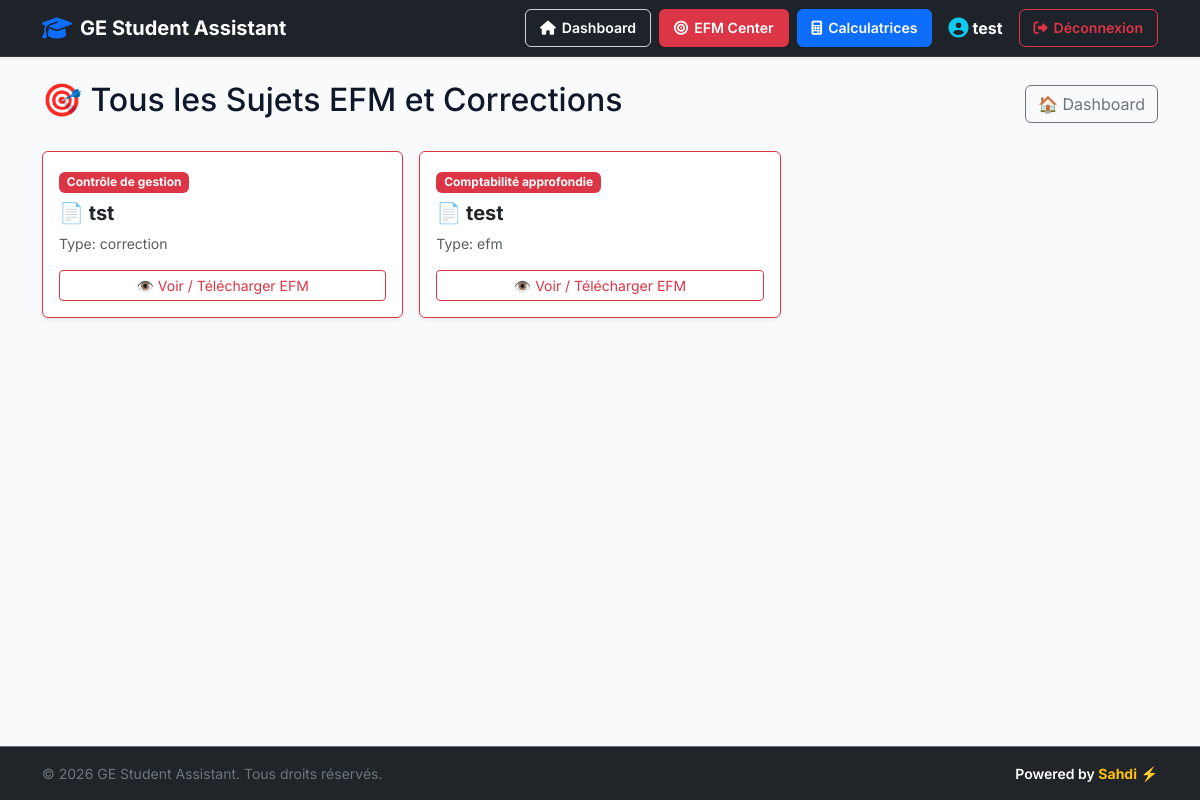
/all-efms (signed in), run on an earlier commit of the app's database.
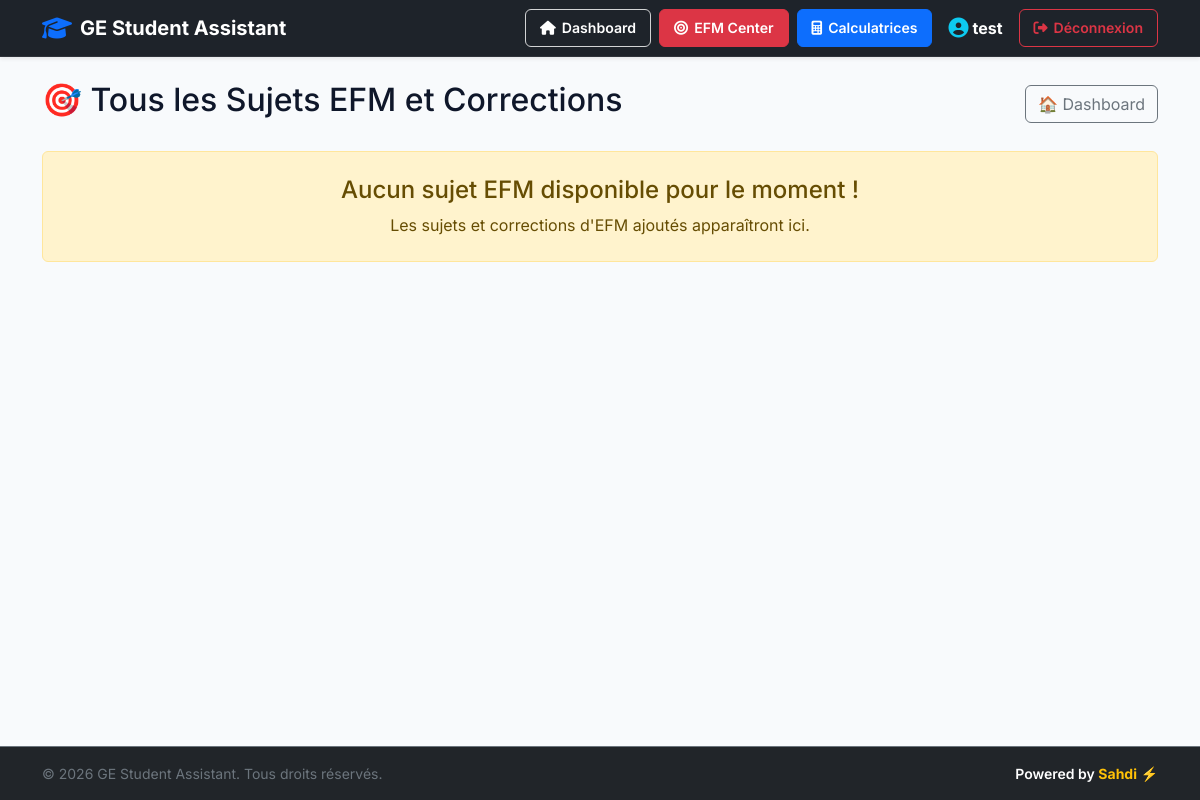
And on a later commit of the database.
### tables this page shows
CREATE TABLE users (
            id INTEGER PRIMARY KEY AUTOINCREMENT,
            username TEXT UNIQUE NOT NULL,
            email TEXT UNIQUE NOT NULL,
            password TEXT NOT NULL,
            is_active INTEGER DEFAULT 1,
            created_at TIMESTAMP DEFAULT CURRENT_TIMESTAMP
        , role TEXT DEFAULT 'student', status TEXT DEFAULT 'Actif');

CREATE TABLE efm_files (
            id INTEGER PRIMARY KEY AUTOINCREMENT,
            module_id INTEGER NOT NULL,
            title TEXT NOT NULL,
            year TEXT NOT NULL,
            file_type TEXT NOT NULL, -- 'efm' ou 'correction'
            filename TEXT NOT NULL,
            created_at TIMESTAMP DEFAULT CURRENT_TIMESTAMP,
            FOREIGN KEY (module_id) REFERENCES modules(id)
        );

CREATE TABLE modules (
            id INTEGER PRIMARY KEY AUTOINCREMENT,
            name TEXT NOT NULL,
            type TEXT NOT NULL,
            icon TEXT
        );

### app.py (the view)
@app.route("/all-efms")
def all_efms():
    if not g.user:
        return redirect("/login")
    conn = get_db()
    efm_files = conn.execute("""
        SELECT efm_files.*, modules.name as module_name
        FROM efm_files
        LEFT JOIN modules ON efm_files.module_id = modules.id
        ORDER BY efm_files.id DESC
    """).fetchall()
    conn.close()
    return render_template("all_efms.html", efm_files=efm_files)

### app.py (called while the page is built)
def get_db():
    conn = sqlite3.connect("database.db")
    conn.row_factory = sqlite3.Row
    return conn

@app.before_request
def load_logged_in_user():
    user_id = session.get("user_id")
    if user_id is None:
        g.user = None
    else:
        conn = get_db()
        g.user = conn.execute("SELECT * FROM users WHERE id = ?", (user_id,)).fetchone()
        conn.close()

### templates/all_efms.html (shortened to what this page needs)
{% extends "base.html" %}
{% block content %}
<div class="d-flex justify-content-between align-items-center mb-4">
    <h2>🎯 Tous les Sujets EFM et Corrections</h2>
    <a href="/" class="btn btn-outline-secondary">🏠 Dashboard</a>
</div>
{% if efm_files %}
    <div class="row g-3">
        {% for efm in efm_files %}
        <div class="col-md-6 col-lg-4">
            <div class="card shadow-sm h-100 border-danger">
                <div class="card-body d-flex flex-column justify-content-between">
                    <div>
                        <span class="badge bg-danger mb-2">
                            {{ efm['module_name'] if efm['module_name'] else 'EFM General' }}
                        </span>
                        <h5 class="card-title fw-bold text-dark">📄 {{ efm['title'] }}</h5>
                        <p class="card-text text-muted small">
                            Type: {{ efm['file_type'] if efm['file_type'] else 'Sujet / Correction' }}
                        </p>
                    </div>
                    <div class="mt-3">
                        <a href="/uploads/{{ efm['filename'] }}" target="_blank" class="btn btn-sm btn-outline-danger w-100">
                            👁️ Voir / Télécharger EFM
                        </a>
                    </div>
                </div>
            </div>
        </div>
        {% endfor %}
    </div>
{% else %}
    <div class="alert alert-warning text-center py-4">
        <h4>Aucun sujet EFM disponible pour le moment !</h4>
        <p class="mb-0">Les sujets et corrections d'EFM ajoutés apparaîtront ici.</p>
    </div>
{% endif %}
{% endblock %}

### templates/base.html (shortened to what this page needs)
<!DOCTYPE html>
<html lang="fr">
<head>
    <link href="https://cdn.jsdelivr.net/npm/bootstrap@5.3.0/dist/css/bootstrap.min.css" rel="stylesheet">
    <link rel="stylesheet" href="https://cdnjs.cloudflare.com/ajax/libs/font-awesome/6.5.1/css/all.min.css">
</head>
<body class="d-flex flex-column min-vh-100">
    {% block navbar %}
    <nav class="navbar navbar-expand-lg navbar-dark custom-navbar shadow-sm sticky-top">
        <div class="container">
            <a class="navbar-brand fw-bold d-flex align-items-center gap-2" href="/">
                <i class="fa-solid fa-graduation-cap text-primary fs-4"></i> GE Student Assistant
            </a>
            <div class="collapse navbar-collapse" id="navbarContent">
                <div class="ms-auto d-flex flex-column flex-lg-row align-items-lg-center gap-2 navbar-nav-container">
                    {% set current_user = g.user if g and g.user else session.get('user') %}
                    {% if current_user or session.get('username') %}
                        {% set username = current_user['username'] if current_user and current_user['username'] else session.get('username', 'Yassine') %}
                        {% set role = current_user['role'] if current_user and current_user['role'] else session.get('role', '') %}
                        <a href="/" class="nav-btn btn-nav-dashboard {% if request.path == '/' or request.path == '/dashboard' %}active{% endif %}">
                            <i class="fa-solid fa-house"></i> Dashboard
                        </a>
                        <a href="/efm-center" class="nav-btn btn-nav-efm {% if request.path == '/efm-center' or request.path == '/efm' or '/efm/' in request.path %}active{% endif %}">
                            <i class="fa-solid fa-bullseye"></i> EFM Center
                        </a>
                        <a href="/calculatrices" class="nav-btn btn-nav-calc {% if request.path == '/calculatrices' or request.path == '/calculators' or '/calcul' in request.path %}active{% endif %}">
                            <i class="fa-solid fa-calculator"></i> Calculatrices
                        </a>
                        <div class="d-flex align-items-center justify-content-center gap-1 text-white px-2 py-1 user-badge-mobile">
                            <i class="fa-solid fa-circle-user text-info fs-5"></i>
                            <strong>{{ username }}</strong>
                        </div>
                        <a href="/logout" class="nav-btn btn-nav-logout">
                            <i class="fa-solid fa-right-from-bracket"></i> Déconnexion
                        </a>
                    {% endif %}
                </div>
            </div>
        </div>
    </nav>
    {% endblock %}
    <main class="container py-4 flex-grow-1">
        {% block content %}
        {% endblock %}
    </main>
    <footer class="bg-dark text-white text-center py-3 border-top border-secondary mt-auto">
        <div class="container d-flex flex-column flex-md-row justify-content-between align-items-center gap-2">
            <small class="text-secondary">
                © 2026 GE Student Assistant. Tous droits réservés.
            </small>
            <small class="fw-semibold">
                Powered by <span class="text-warning fw-bold">Sahdi</span> ⚡
            </small>
        </div>
    </footer>
</body>
</html>

### templates/base.html (style rules this page uses)
:root { --bg-main: #f8fafc; --card-bg: #ffffff; --text-primary: #0f172a; --accent-blue: #2563eb; --accent-orange: #f97316; --border-color: #e2e8f0; --shadow-hover: 0 10px 15px -3px rgba(37, 99, 235, 0.12), 0 4px 6px -4px rgba(37, 99, 235, 0.08); }
body { font-family: 'Inter', 'Cairo', sans-serif; background-color: var(--bg-main); color: var(--text-primary); }
.custom-navbar { background-color: #1e232a !important; border-bottom: 1px solid rgba(255, 255, 255, 0.08); }
.nav-btn { border-radius: 6px; font-weight: 600; font-size: 0.88rem; padding: 7px 14px; display: inline-flex; align-items: center; justify-content: center; gap: 6px; transition: all 0.2s cubic-bezier(0.4, 0, 0.2, 1); text-decoration: none; }
.btn-nav-dashboard { background-color: transparent; color: #ffffff; border: 1px solid rgba(255, 255, 255, 0.8); }
.btn-nav-efm { background-color: #dc3545; color: #ffffff; border: 1px solid #dc3545; }
.btn-nav-calc { background-color: #0d6efd; color: #ffffff; border: 1px solid #0d6efd; }
.btn-nav-logout { background-color: transparent; color: #dc3545; border: 1px solid #dc3545; }

What changed in the data, as far as the page shows it:
removed efm_files: name "Contrôle de gestion", title "tst", file_type "correction"
removed efm_files: name "Comptabilité approfondie", title "test", file_type "efm"
Also different on the page:
text now shown: "Aucun sujet EFM disponible pour le moment ! Les sujets et corrections d'EFM ajoutés apparaîtront ici."
